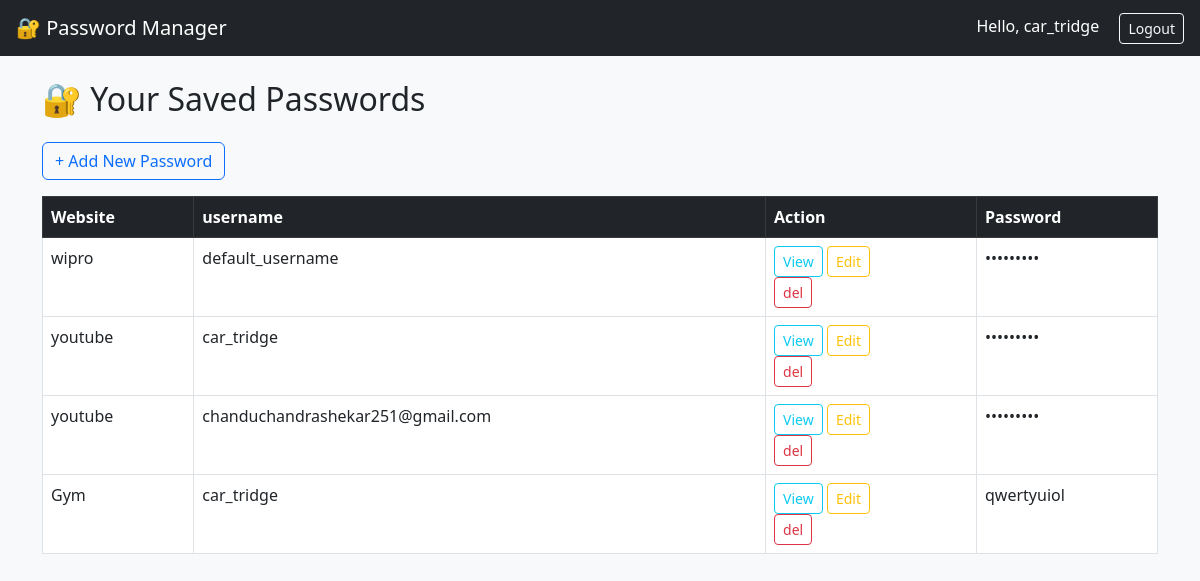
Page /dashbord/?view=10 (signed in) on the committed database.
### PW_app/models.py (models this page shows, shortened)
class SavedPassword(models.Model):
    user = models.ForeignKey(User, on_delete=models.CASCADE)
    site = models.CharField(max_length=100)
    username=models.CharField(max_length=100,default="default_username")
    password = models.CharField(max_length=300)  # Encrypted passwordpython m

### PW_app/views.py (the view)
# urls.py: path('dashbord/',views.dashbord,name='dashbord'),
@login_required(login_url='login')
def dashbord(request):
    entries = SavedPassword.objects.filter(user=request.user)
    view_id=request.GET.get('view')
    for entry in entries:
        if view_id and str(entry.id) == view_id:
            profile = UserProfile.objects.get(user=request.user)
            fernet = Fernet(generate_fernet_key(profile.masterkey))
            decrypted = fernet.decrypt(entry.password.encode()).decode()
            entry.decrypted_password = decrypted
        else:
            entry.decrypted_password = None
    return render(request, 'dashbord.html', {'entries': entries})

### PW_app/views.py (called while the page is built)
def generate_fernet_key(masterkey: str) -> bytes:
    key_bytes = masterkey.encode()
    hashed = hashlib.sha256(key_bytes).digest()
    return base64.urlsafe_b64encode(hashed)

### PW_app/templates/dashbord.html (shortened to what this page needs)
{% extends "layout.html" %}
{% block content %}
<h2 class="mb-4">🔐 Your Saved Passwords</h2>
<div>
    <a href="{% url 'add_password' %}" class="btn btn-outline-primary mb-3">+ Add New Password</a>
</div>
{% if entries %}
<table class="table table-bordered">
    <thead class="table-dark">
        <tr>
            <th>Website</th>
            <th>username</th>
            <th>Action</th>
            <th>Password</th>
        </tr>
    </thead>
    <tbody>
        {% for entry in entries %}
        <tr>
            <td>{{ entry.site }}</td>
            <td>{{ entry.username}}</td>
            <td class="flex items-center gap-3">
                <a href="?view={{entry.id}}" class="btn btn-outline-info btn-sm">View</a>
                <a href="{% url 'edit_existing_password' entry.id %}" class="btn btn-outline-warning btn-sm">Edit</a>
                <form method="POST" action="{% url 'delete_savedpassword' entry.id %}">
                  <button type="submit" class="btn btn-outline-danger btn-sm">del</button>
                </form>
              </td>
              <td>
                {% if entry.decrypted_password %}
                  {{ entry.decrypted_password }}
                {% else %}
                  •••••••••
                {% endif %}
              </td>
        </tr>
        {% endfor %}
    </tbody>
</table>
{% else %}
    <p>No passwords stored yet.</p>
{% endif %}
{% endblock %}

### PW_app/templates/layout.html (shortened to what this page needs)
<!DOCTYPE html>
<html lang="en">
<head>
    <link rel="stylesheet" href="https://cdn.jsdelivr.net/npm/bootstrap@5.3.0/dist/css/bootstrap.min.css">
</head>
<body class="bg-light">
    <nav class="navbar navbar-expand-lg navbar-dark bg-dark px-3">
        <a class="navbar-brand" href="{% url 'home' %}">🔐 Password Manager</a>
        {% block nav_actions %}
        <div class="ms-auto">
            {% if user.is_authenticated %}
                <span class="text-white me-3">Hello, {{ user.username }}</span>
                <a class="btn btn-outline-light btn-sm" href="{% url 'logout' %}">Logout</a>
            {% else %}
                <a class="btn btn-outline-light btn-sm" href="{% url 'login' %}">Login</a>
                <a class="btn btn-outline-light btn-sm" href="{% url 'register' %}">Register</a>
            {% endif %}
        </div>
        {% endblock %}
    </nav>
    <div class="container mt-4">
        {% block content %}
        {% endblock %}
    </div>
</body>
</html>

### rows in the picture
SavedPassword: site "wipro", username "default_username"
SavedPassword: site "youtube", username "car_tridge"
SavedPassword: site "youtube", username "chanduchandrashekar251@gmail.com"
SavedPassword: site "Gym", username "car_tridge", decrypted_password "qwertyuiol"

### other values in the picture
{{ user.username }} "car_tridge"
